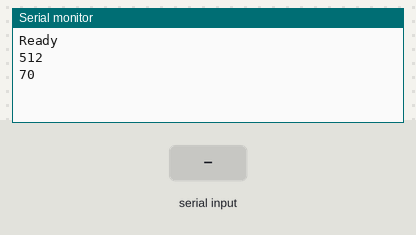
A sketch run on a simulated Arduino Uno, built with avr-gcc and run on an emulated ATmega328P. Shown: the last lines printed to the serial monitor. The inputs (shaded band) are chosen by the test bench.

Above: at 1.2 s.
1.3 s: "V" received over the second serial link
At 2.4 s:
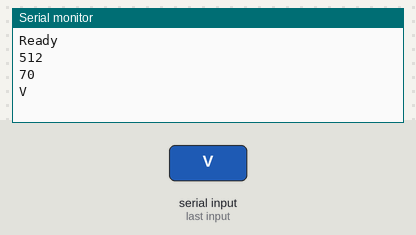
2.8 s: "1" received over the second serial link
At 3.5 s:
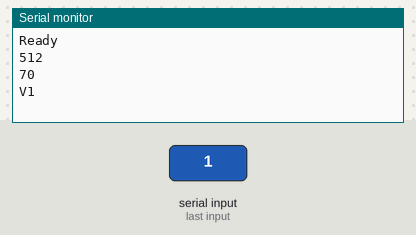

The sketch:

PLT.ino
```cpp
#include <SoftwareSerial.h>

SoftwareSerial BTSerial(10, 11); // CONNECT BT RX PIN TO ARDUINO 11 PIN | CONNECT BT TX PIN TO ARDUINO 10 PIN
int powerPinSensor = 9;
int powerPinBLE = 8;

void setup()
{

  Serial.begin(9600);
  Serial.println("Ready");
  BTSerial.begin(9600);
  pinMode(powerPinSensor, OUTPUT);
  pinMode(powerPinBLE, OUTPUT);

}

String connectState = "D";
String responseState = "N";
char temp;
void loop()
{
  //SENSOR PART

  //Activate Sensor
  digitalWrite(powerPinSensor, HIGH);
  delay(100);
  //Get value
  int sensorValue = analogRead(A0);
  int sensorValuePercentage = map(sensorValue, 300, 1000, 100, 0);
  //For log
  Serial.println(sensorValue);
  Serial.println(sensorValuePercentage);
  //Disable sensor
 digitalWrite(powerPinSensor, LOW);


  //BLE PART
  digitalWrite(powerPinBLE, HIGH);

  //Wait for connexion
  while (connectState != "C") {

    if (BTSerial.available())
    {

      while (BTSerial.available())
      {
        temp = (char)BTSerial.read();
        connectState = temp;
        Serial.print(connectState);
        delay(5);
      }
    }
    //Serial.print("Wait..");
  }
  //Connexion achieve
  Serial.print("Connected");


  //Send value
 BTSerial.print(sensorValuePercentage);

  //Wait response for central
  while (responseState != "Y") {

    if (BTSerial.available())
    {

      while (BTSerial.available())
      {

        temp = (char)BTSerial.read();
        responseState = temp;
        Serial.print(responseState);
        if (responseState == "V")
        {
           BTSerial.print(sensorValuePercentage);
        }
        delay(5);
      }

    }
  }
    Serial.print("Value sent succefully");


  //Reset state and shut down the module
    connectState = "D";
    responseState = "N";
    digitalWrite(powerPinBLE, LOW);
delay(5000);

  }
```

Measured:
- after the input at 1.3 s, the serial monitor: prints a new line at once (image 1)
- after the input at 2.8 s, the serial monitor: prints a new line at once (image 2)
